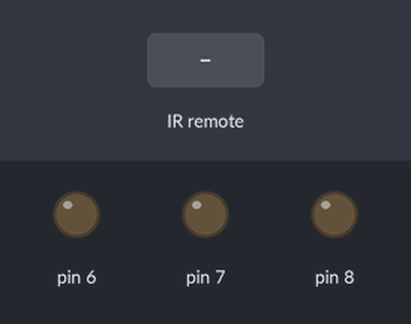
This sketch was run on a simulated Arduino Uno, built with avr-gcc and run on an emulated ATmega328P. On the bench: output pins drawn as LEDs (lit = HIGH). The test bench sets the inputs (shaded band).

Above: at 1.2 s.
1.3 s: infrared code 0xFF30CF received
At 3.1 s:
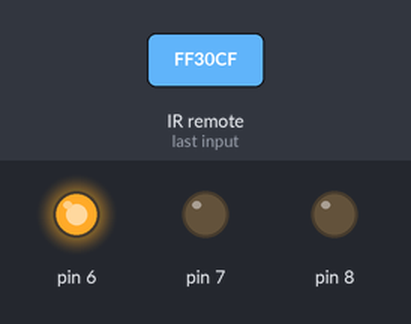
At 8.8 s:
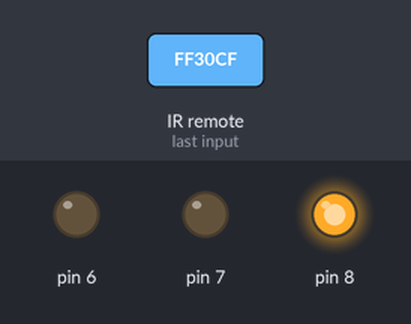
Timing chart, 0 to 9.8 s (numbered marks = the images above; inputs shaded):
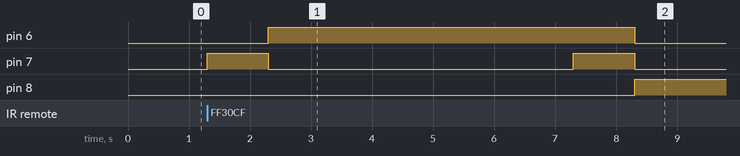

Measured:
- after the input at 1.3 s, pin 6: LOW → HIGH after 1.0 s, → LOW 6.0 s later; pin 7: alternates HIGH for 1.0 s and LOW for 5.0 s, starting at once; pin 8: LOW → HIGH after 7.0 s

The sketch:

With_Remote.ino
```cpp
#include "IRremote.h"

int receiver = 12;

IRrecv irrecv(receiver);
decode_results results;

void setup()
{
  irrecv.enableIRIn(); // Start the receiver


  pinMode(8,OUTPUT);
  pinMode(7,OUTPUT);
  pinMode(6,OUTPUT);

}

void loop()
{

if (irrecv.decode(&results))

  {
    switch(results.value)

    {

      case 0xFF30CF: // 1 button pressed
                      digitalWrite(8,LOW);
                      digitalWrite(7,HIGH);
                      delay(1000);
                      digitalWrite(7,LOW);
                      digitalWrite(6,HIGH);
                      delay(5000);
                      digitalWrite(7,HIGH);
                      delay(1000);
                      digitalWrite(6,LOW);
                      digitalWrite(7,LOW);
                      digitalWrite(8,HIGH);


                      break;


      case 0xFF52AD:
                     digitalWrite(8,LOW);
                     digitalWrite(7,LOW);
                     digitalWrite(6,LOW);
    }

      irrecv.resume(); // receive the next value


  }


}/* --end main loop -- */
```
